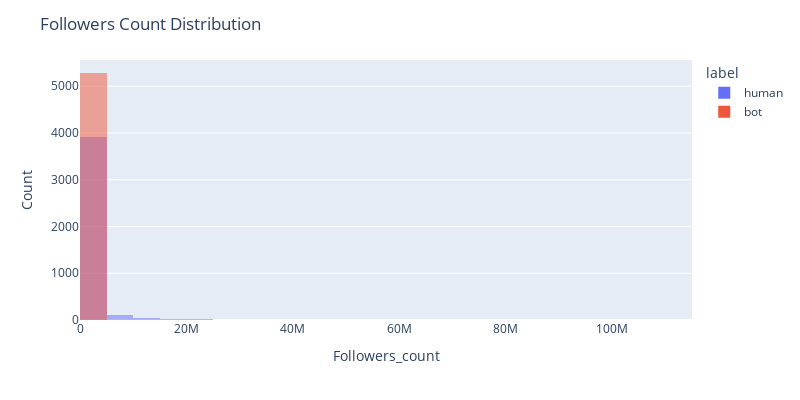

The notebook cell this image was saved under:
### Code cell
fig = px.histogram(df_relation_copy, x='followers_count', color='label', barmode='overlay', nbins=30)

fig.update_layout(
    title='Followers Count Distribution',
    xaxis_title='Followers_count',
    yaxis_title='Count',
    width=800,   
    height=400    
)

fig.show()

### Figure 1 — Plotly figure (JSON) as saved in the notebook; plotly's stock layout.template omitted (floating-point values rounded to 4 significant figures; data arrays with more than 128 entries replaced by an {"elided": "..."} marker saying what was removed)
{"data": [{"alignmentgroup": "True", "bingroup": "x", "hovertemplate": "label=human<br>followers_count=%{x}<br>count=%{y}<extra></extra>", "legendgroup": "human", "marker": {"color": "#636efa", "opacity": 0.5, "pattern": {"shape": ""}}, "name": "human", "nbinsx": 30, "offsetgroup": "human", "orientation": "v", "showlegend": true, "type": "histogram", "x": {"elided": "4175 int values"}, "xaxis": "x", "yaxis": "y"}, {"alignmentgroup": "True", "bingroup": "x", "hovertemplate": "label=bot<br>followers_count=%{x}<br>count=%{y}<extra></extra>", "legendgroup": "bot", "marker": {"color": "#EF553B", "opacity": 0.5, "pattern": {"shape": ""}}, "name": "bot", "nbinsx": 30, "offsetgroup": "bot", "orientation": "v", "showlegend": true, "type": "histogram", "x": {"elided": "5286 int values"}, "xaxis": "x", "yaxis": "y"}], "layout": {"barmode": "overlay", "height": 400, "legend": {"title": {"text": "label"}, "tracegroupgap": 0}, "margin": {"t": 60}, "title": {"text": "Followers Count Distribution"}, "width": 800, "xaxis": {"anchor": "y", "domain": [0, 1], "title": {"text": "Followers_count"}}, "yaxis": {"anchor": "x", "domain": [0, 1], "title": {"text": "Count"}}}}
